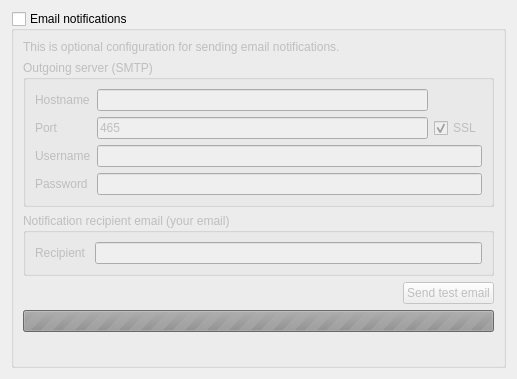
<?xml version="1.0" encoding="UTF-8"?>
<ui version="4.0">
 <class>Smtp</class>
 <widget class="QWidget" name="Smtp">
  <property name="geometry">
   <rect>
    <x>0</x>
    <y>0</y>
    <width>517</width>
    <height>379</height>
   </rect>
  </property>
  <property name="windowTitle">
   <string>Email</string>
  </property>
  <layout class="QVBoxLayout" name="verticalLayout_2">
   <item>
    <widget class="QGroupBox" name="grpEmail">
     <property name="title">
      <string>Email notifications</string>
     </property>
     <property name="checkable">
      <bool>true</bool>
     </property>
     <property name="checked">
      <bool>false</bool>
     </property>
     <layout class="QVBoxLayout" name="verticalLayout">
      <item>
       <widget class="QLabel" name="label">
        <property name="text">
         <string>This is optional configuration for sending email notifications.</string>
        </property>
       </widget>
      </item>
      <item>
       <widget class="QGroupBox" name="groupBox_2">
        <property name="title">
         <string>Outgoing server (SMTP)</string>
        </property>
        <layout class="QGridLayout" name="gridLayout">
         <item row="0" column="0">
          <widget class="QLabel" name="label_2">
           <property name="text">
            <string>Hostname</string>
           </property>
          </widget>
         </item>
         <item row="0" column="1">
          <widget class="QLineEdit" name="edtHost"/>
         </item>
         <item row="1" column="0">
          <widget class="QLabel" name="label_3">
           <property name="text">
            <string>Port</string>
           </property>
          </widget>
         </item>
         <item row="1" column="1">
          <widget class="QLineEdit" name="edtPort">
           <property name="text">
            <string>465</string>
           </property>
          </widget>
         </item>
         <item row="2" column="0">
          <widget class="QLabel" name="label_4">
           <property name="text">
            <string>Username</string>
           </property>
          </widget>
         </item>
         <item row="2" column="1" colspan="2">
          <widget class="QLineEdit" name="edtUsername"/>
         </item>
         <item row="3" column="0">
          <widget class="QLabel" name="label_5">
           <property name="text">
            <string>Password</string>
           </property>
          </widget>
         </item>
         <item row="3" column="1" colspan="2">
          <widget class="QLineEdit" name="edtPassword">
           <property name="echoMode">
            <enum>QLineEdit::Password</enum>
           </property>
          </widget>
         </item>
         <item row="1" column="2">
          <widget class="QCheckBox" name="chkSSL">
           <property name="text">
            <string>SSL</string>
           </property>
           <property name="checked">
            <bool>true</bool>
           </property>
          </widget>
         </item>
        </layout>
       </widget>
      </item>
      <item>
       <widget class="QGroupBox" name="groupBox_3">
        <property name="title">
         <string>Notification recipient email (your email)</string>
        </property>
        <layout class="QHBoxLayout" name="horizontalLayout">
         <item>
          <widget class="QLabel" name="label_6">
           <property name="text">
            <string>Recipient </string>
           </property>
          </widget>
         </item>
         <item>
          <widget class="QLineEdit" name="edtRecipient">
           <property name="echoMode">
            <enum>QLineEdit::Normal</enum>
           </property>
          </widget>
         </item>
        </layout>
       </widget>
      </item>
      <item>
       <layout class="QHBoxLayout" name="horizontalLayout_2">
        <item>
         <spacer name="horizontalSpacer">
          <property name="orientation">
           <enum>Qt::Horizontal</enum>
          </property>
          <property name="sizeHint" stdset="0">
           <size>
            <width>40</width>
            <height>20</height>
           </size>
          </property>
         </spacer>
        </item>
        <item>
         <widget class="QPushButton" name="btnTest">
          <property name="text">
           <string>Send test email</string>
          </property>
         </widget>
        </item>
       </layout>
      </item>
      <item>
       <widget class="QProgressBar" name="testIndicator">
        <property name="maximum">
         <number>0</number>
        </property>
        <property name="value">
         <number>-1</number>
        </property>
        <property name="textVisible">
         <bool>false</bool>
        </property>
       </widget>
      </item>
      <item>
       <spacer name="verticalSpacer">
        <property name="orientation">
         <enum>Qt::Vertical</enum>
        </property>
        <property name="sizeHint" stdset="0">
         <size>
          <width>20</width>
          <height>40</height>
         </size>
        </property>
       </spacer>
      </item>
     </layout>
    </widget>
   </item>
  </layout>
 </widget>
 <resources/>
 <connections/>
</ui>
